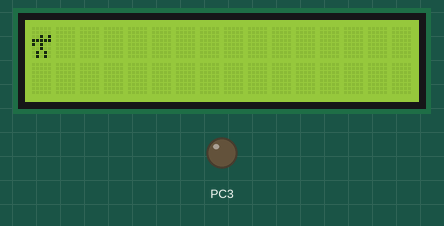
Recording of a program running on a simulated ATmega32, built with avr-gcc and emulated at 8 MHz. On the bench: 16×2 character LCD, output pins drawn as LEDs (lit = HIGH). Wiring (inferred from the names in the program): character LCD (HD44780): RS PA0; R/W PA1; E PA2; data PB0, PB1, PB2, PB3, PB4, PB5, PB6, PB7. Pins used as bus, display or sensor lines are not drawn.

Above: at 0.15 s.
At 1.01 s:
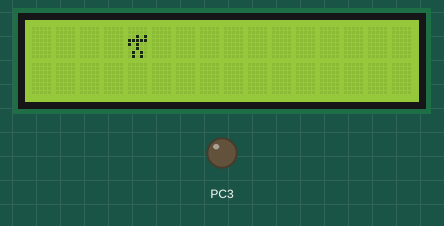
At 1.87 s:
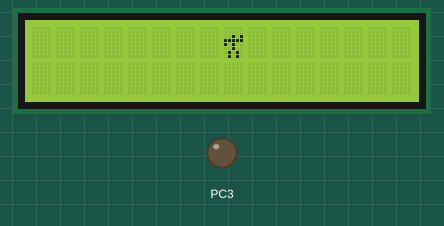
At 3.81 s:
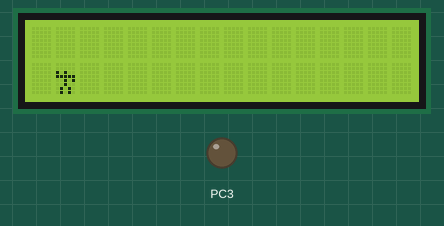
At 5.53 s:
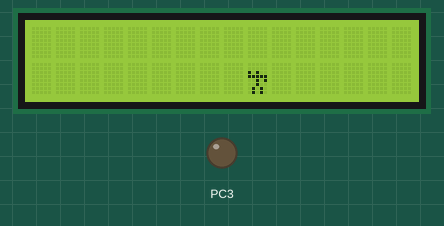
At 7.47 s:
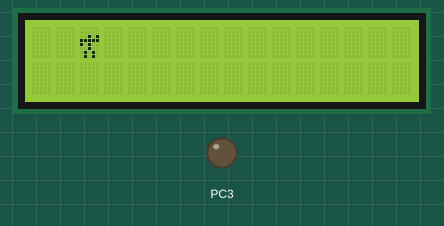

The program:

main.c
```c
/*
 * main.c
 *
 *  Created on: Sep 4, 2022
 *      Author: brbar
 */
//lib
#define CPU 8000000UL
#include <util/delay.h>
#include "STD_TYPES.h"
#include"BIT_MATH.h"

//mcal
#include"DIO_interface.h"

//hal
#include "LCD_interface.h"
#include "LCD_config.h"
#include "LCD_private.h"

u8 array[8]=
{
		0b00000,
		0b00000,
		0b00101,
		0b11111,
		0b10100,
		0b00100,
		0b01010,
		0b01010
};

u8 array2[8]=
{
		0b00000,
		0b00000,
		0b10100,
		0b11111,
		0b00101,
		0b00100,
		0b01010,
		0b01010
};
int main()
{

	DIO_Init();
	LCD_voidInit();
	LCD_voidSendCmd(0b00001100);
	int i=0,j=0,flag=0;
	while(1)
	{

		LCD_voidSendSpecialChar(0,array,j,i);
		_delay_ms(200);
		LCD_voidClear();
		_delay_ms(5);
		LCD_voidSendSpecialChar(0,array2,j,++i);
		_delay_ms(200);
		LCD_voidClear();
		_delay_ms(5);
		i++;
        if (i==16)
        	{j++;i=0;flag++;}
        if (flag==2) {flag=0;j=0;continue;}
	}
	return 0;
}
```

LCD_config.h
```c
#ifndef LCD_CONFIG_H
#define LCD_CONFIG_H

#define CONTROL_PORT DIO_u8_PORTA


#define RS_PIN  DIO_u8_PIN0
#define RW_PIN  DIO_u8_PIN1
#define E_PIN   DIO_u8_PIN2


#define DATA_PORT DIO_u8_PORTB


#endif
```

LCD_interface.h
```c
#ifndef LCD_INTERFACE_H
#define LCD_INTERFACE_H

#define ROW1 0
#define ROW2 1
void LCD_voidInit(void);
void LCD_voidClear(void);
void LCD_voidSendCmd(u8 Copy_u8Cmd);
void LCD_voidSendChar(u8 Copy_u8Char);
void LCD_voidSendString(u8 *Copy_up8Arr);
void LCD_voidGoToRowColumn(u8 Copy_u8Row,u8 Copy_u8Column);
void LCD_voidSendSpecialChar(u8 Copy_u8Index,u8* Copy_pu8SpecialChar,u8 Copy_u8Row,u8 Copy_u8Column);


#endif
```

program.c
```c
#define CPU 8000000UL
#include <util/delay.h>

#include "STD_TYPES.h"
#include"BIT_MATH.h"

#include"DIO_interface.h"

#include "LCD_interface.h"
#include "LCD_config.h"
#include "LCD_private.h"

void LCD_voidInit(void)
{
	_delay_ms(35);
	LCD_voidSendCmd(0b00111000);//functionset
	_delay_us(40);
	LCD_voidSendCmd(0b00001100);//display
	_delay_us(40);
	LCD_voidSendCmd(0b00000001);//clr
	_delay_ms(2);
	LCD_voidSendCmd(0b00001110);//entry mode set

}
void LCD_voidSendCmd(u8 Copy_u8Cmd)
{
	//rs=0
	DIO_u8SetPinValue(CONTROL_PORT,RS_PIN,DIO_u8_LOW);
	//rw=0
	DIO_u8SetPinValue(CONTROL_PORT,RW_PIN,DIO_u8_LOW);
	//send cmd byte to the data pins of LCD
	DIO_u8SetPortValue(DATA_PORT,Copy_u8Cmd);
	//enable pulse e=1,e=0
	DIO_u8SetPinValue(CONTROL_PORT,E_PIN,DIO_u8_HIGH);
	_delay_us(1);
	DIO_u8SetPinValue(CONTROL_PORT,E_PIN,DIO_u8_LOW);
	_delay_us(1);
}
void LCD_voidSendChar(u8 Copy_u8Char)
{
	//rs=1
	DIO_u8SetPinValue(CONTROL_PORT,RS_PIN,DIO_u8_HIGH);
	//rw=0
	DIO_u8SetPinValue(CONTROL_PORT,RW_PIN,DIO_u8_LOW);
	//send cmd byte to the data pins of LCD
	DIO_u8SetPortValue(DATA_PORT,Copy_u8Char);
	//enable pulse e=1,e=0
	DIO_u8SetPinValue(CONTROL_PORT,E_PIN,DIO_u8_HIGH);
	_delay_us(1);
	DIO_u8SetPinValue(CONTROL_PORT,E_PIN,DIO_u8_LOW);
	_delay_us(1);
}
void LCD_voidSendString(u8 *Copy_up8Arr)
{
	int i=0;
	while (Copy_up8Arr[i]!=0)
	{
		LCD_voidSendChar(Copy_up8Arr[i]);
		i++;

	}


}
void LCD_voidClear(void)
{
	LCD_voidSendCmd(0b0000000001);
}
void LCD_voidGoToRowColumn(u8 Copy_u8Row,u8 Copy_u8Column)
{
	if((Copy_u8Row <= ROW2) && (Copy_u8Column < 39))
	{
		switch(Copy_u8Row)
		{
		case ROW1:{LCD_voidSendCmd(0x80+Copy_u8Column);break;}
		case ROW2:{LCD_voidSendCmd(0xC0+Copy_u8Column);break;}
		}
	}
}
/*while (modules != 0)
{
	  Array[i]=num%10;
	  Array[i+1]=int(num/10);
}*/
void LCD_voidSendSpecialChar(u8 Copy_u8Index,u8* Copy_pu8SpecialChar,u8 Copy_u8Row,u8 Copy_u8Column)
{
	u8 Local;
	Local=Copy_u8Index*8;
	LCD_voidSendCmd(0b01000000+Local);//access CGRAM character 0
	for(int i=0;i<=8;i++)
	{
     LCD_voidSendChar(Copy_pu8SpecialChar[i]);
	}

	LCD_voidGoToRowColumn(Copy_u8Row,Copy_u8Column);//access DDRAM
	LCD_voidSendChar(Copy_u8Index);

}
```

BIT_MATH.h
```c
/************************************************************************/
/**************** Name    : Mohamed Ahmed Abdelhamid ********************/
/**************** Date    :       18/06/2020         ********************/
/**************** Driver  :       BIT_MATH_H         ********************/
/**************** Version :          1.0             ********************/
/************************************************************************/

#ifndef BIT_MATH_H
#define BIT_MATH_H

#define SET_BIT(REG,BITNO)  (REG|=(1<<BITNO))
#define CLR_BIT(REG,BITNO)  (REG&=~(1<<BITNO))
#define TOG_BIT(REG,BITNO)  (REG^=(1<<BITNO))
#define GET_BIT(REG,BITNO)  ((REG>>BITNO)&1)

#endif
```

DIO_config.h
```c
/***********************************************************************************/
/*************   			  Name : Mohamed Ahmed  	    ************************/
/*************   			  Date : 	28/08/2022	  	    ************************/
/*************   		 	   SWC :	 DIO		 	    ************************/
/*************   		   Version :     1.0  			    ************************/
/***********************************************************************************/

#ifndef DIO_CONFIG_H
#define DIO_CONFIG_H

/*  options : 1- DIO_u8_INITIAL_INPUT
			  2- DIO_u8_INITIAL_OUTPUT
*/

#define DIO_u8_PA0_INITIAL_DIRECTION 				DIO_u8_INITIAL_OUTPUT
#define DIO_u8_PA1_INITIAL_DIRECTION                DIO_u8_INITIAL_OUTPUT
#define DIO_u8_PA2_INITIAL_DIRECTION                DIO_u8_INITIAL_OUTPUT
#define DIO_u8_PA3_INITIAL_DIRECTION                DIO_u8_INITIAL_INPUT
#define DIO_u8_PA4_INITIAL_DIRECTION                DIO_u8_INITIAL_INPUT
#define DIO_u8_PA5_INITIAL_DIRECTION                DIO_u8_INITIAL_INPUT
#define DIO_u8_PA6_INITIAL_DIRECTION                DIO_u8_INITIAL_INPUT
#define DIO_u8_PA7_INITIAL_DIRECTION                DIO_u8_INITIAL_INPUT

#define DIO_u8_PB0_INITIAL_DIRECTION 				DIO_u8_INITIAL_OUTPUT
#define DIO_u8_PB1_INITIAL_DIRECTION                DIO_u8_INITIAL_OUTPUT
#define DIO_u8_PB2_INITIAL_DIRECTION                DIO_u8_INITIAL_OUTPUT
#define DIO_u8_PB3_INITIAL_DIRECTION                DIO_u8_INITIAL_OUTPUT
#define DIO_u8_PB4_INITIAL_DIRECTION                DIO_u8_INITIAL_OUTPUT
#define DIO_u8_PB5_INITIAL_DIRECTION                DIO_u8_INITIAL_OUTPUT
#define DIO_u8_PB6_INITIAL_DIRECTION                DIO_u8_INITIAL_OUTPUT
#define DIO_u8_PB7_INITIAL_DIRECTION                DIO_u8_INITIAL_OUTPUT

#define DIO_u8_PC0_INITIAL_DIRECTION                DIO_u8_INITIAL_INPUT
#define DIO_u8_PC1_INITIAL_DIRECTION                DIO_u8_INITIAL_INPUT
#define DIO_u8_PC2_INITIAL_DIRECTION                DIO_u8_INITIAL_INPUT
#define DIO_u8_PC3_INITIAL_DIRECTION                DIO_u8_INITIAL_OUTPUT
#define DIO_u8_PC4_INITIAL_DIRECTION                DIO_u8_INITIAL_INPUT
#define DIO_u8_PC5_INITIAL_DIRECTION                DIO_u8_INITIAL_INPUT
#define DIO_u8_PC6_INITIAL_DIRECTION                DIO_u8_INITIAL_INPUT
#define DIO_u8_PC7_INITIAL_DIRECTION                DIO_u8_INITIAL_INPUT

#define DIO_u8_PD0_INITIAL_DIRECTION                DIO_u8_INITIAL_INPUT
#define DIO_u8_PD1_INITIAL_DIRECTION                DIO_u8_INITIAL_INPUT
#define DIO_u8_PD2_INITIAL_DIRECTION                DIO_u8_INITIAL_INPUT
#define DIO_u8_PD3_INITIAL_DIRECTION                DIO_u8_INITIAL_INPUT
#define DIO_u8_PD4_INITIAL_DIRECTION                DIO_u8_INITIAL_INPUT
#define DIO_u8_PD5_INITIAL_DIRECTION                DIO_u8_INITIAL_INPUT
#define DIO_u8_PD6_INITIAL_DIRECTION                DIO_u8_INITIAL_INPUT
#define DIO_u8_PD7_INITIAL_DIRECTION                DIO_u8_INITIAL_INPUT


/*  options : 1- DIO_u8_INITIAL_INPUT_FLOATING
			  2- DIO_u8_INITIAL_INPUT_PULLUP
			  3- DIO_u8_INITIAL_OUTPUT_LOW
			  4- DIO_u8_INITIAL_OUTPUT_HIGH
*/

#define DIO_u8_PA0_INITIAL_VALUE 				DIO_u8_INITIAL_OUTPUT_LOW
#define DIO_u8_PA1_INITIAL_VALUE                DIO_u8_INITIAL_OUTPUT_LOW
#define DIO_u8_PA2_INITIAL_VALUE                DIO_u8_INITIAL_OUTPUT_LOW
#define DIO_u8_PA3_INITIAL_VALUE                DIO_u8_INITIAL_INPUT_FLOATING
#define DIO_u8_PA4_INITIAL_VALUE                DIO_u8_INITIAL_INPUT_FLOATING
#define DIO_u8_PA5_INITIAL_VALUE                DIO_u8_INITIAL_INPUT_FLOATING
#define DIO_u8_PA6_INITIAL_VALUE                DIO_u8_INITIAL_INPUT_FLOATING
#define DIO_u8_PA7_INITIAL_VALUE                DIO_u8_INITIAL_INPUT_FLOATING

#define DIO_u8_PB0_INITIAL_VALUE 				DIO_u8_INITIAL_OUTPUT_LOW
#define DIO_u8_PB1_INITIAL_VALUE                DIO_u8_INITIAL_OUTPUT_LOW
#define DIO_u8_PB2_INITIAL_VALUE                DIO_u8_INITIAL_OUTPUT_LOW
#define DIO_u8_PB3_INITIAL_VALUE                DIO_u8_INITIAL_OUTPUT_LOW
#define DIO_u8_PB4_INITIAL_VALUE                DIO_u8_INITIAL_OUTPUT_LOW
#define DIO_u8_PB5_INITIAL_VALUE                DIO_u8_INITIAL_OUTPUT_LOW
#define DIO_u8_PB6_INITIAL_VALUE                DIO_u8_INITIAL_OUTPUT_LOW
#define DIO_u8_PB7_INITIAL_VALUE                DIO_u8_INITIAL_OUTPUT_LOW

#define DIO_u8_PC0_INITIAL_VALUE                DIO_u8_INITIAL_INPUT_FLOATING
#define DIO_u8_PC1_INITIAL_VALUE                DIO_u8_INITIAL_INPUT_FLOATING
#define DIO_u8_PC2_INITIAL_VALUE                DIO_u8_INITIAL_INPUT_FLOATING
#define DIO_u8_PC3_INITIAL_VALUE                DIO_u8_INITIAL_OUTPUT_LOW
#define DIO_u8_PC4_INITIAL_VALUE                DIO_u8_INITIAL_INPUT_FLOATING
#define DIO_u8_PC5_INITIAL_VALUE                DIO_u8_INITIAL_INPUT_FLOATING
#define DIO_u8_PC6_INITIAL_VALUE                DIO_u8_INITIAL_INPUT_FLOATING
#define DIO_u8_PC7_INITIAL_VALUE                DIO_u8_INITIAL_INPUT_FLOATING

#define DIO_u8_PD0_INITIAL_VALUE                DIO_u8_INITIAL_INPUT_FLOATING
#define DIO_u8_PD1_INITIAL_VALUE                DIO_u8_INITIAL_INPUT_FLOATING
#define DIO_u8_PD2_INITIAL_VALUE                DIO_u8_INITIAL_INPUT_FLOATING
#define DIO_u8_PD3_INITIAL_VALUE                DIO_u8_INITIAL_INPUT_FLOATING
#define DIO_u8_PD4_INITIAL_VALUE                DIO_u8_INITIAL_INPUT_FLOATING
#define DIO_u8_PD5_INITIAL_VALUE                DIO_u8_INITIAL_INPUT_FLOATING
#define DIO_u8_PD6_INITIAL_VALUE                DIO_u8_INITIAL_INPUT_FLOATING
#define DIO_u8_PD7_INITIAL_VALUE                DIO_u8_INITIAL_INPUT_FLOATING


#endif
```

DIO_interface.h
```c
/***********************************************************************************/
/*************   			  Name : Mohamed Ahmed  	    ************************/
/*************   			  Date : 	25/08/2022	  	    ************************/
/*************   		 	   SWC :	 DIO		 	    ************************/
/*************   		   Version :     1.0  			    ************************/
/***********************************************************************************/


#ifndef DIO_INTERFACE_H
#define DIO_INTERFACE_H

/* Macros for PORTS ID  */
#define DIO_u8_PORTA         0
#define DIO_u8_PORTB         1
#define DIO_u8_PORTC         2
#define DIO_u8_PORTD         3

/*
typedef enum {
	DIO_u8_PORTA
	DIO_u8_PORTB
	DIO_u8_PORTC
	DIO_u8_PORTD
}DIO_PORTS;
*/

/* Macros for PIN ID  */
#define DIO_u8_PIN0         0
#define DIO_u8_PIN1         1
#define DIO_u8_PIN2         2
#define DIO_u8_PIN3         3
#define DIO_u8_PIN4         4
#define DIO_u8_PIN5         5
#define DIO_u8_PIN6         6
#define DIO_u8_PIN7         7

/* Macros for PIN Direction  */
#define DIO_u8_INPUT          0
#define DIO_u8_OUTPUT         1

/* Macros for PIN Value  */
#define DIO_u8_LOW            0
#define DIO_u8_HIGH           1


/* Prototypes of the DIO driver */
void DIO_Init(void);

u8 DIO_u8SetPinDirection	(u8 Copy_u8PortId , u8 Copy_u8PinId , u8 Copy_u8PinDirection);

u8 DIO_u8SetPinValue		(u8 Copy_u8PortId , u8 Copy_u8PinId , u8 Copy_u8PinValue    );

u8 DIO_u8GetPinValue		(u8 Copy_u8PortId , u8 Copy_u8PinId , u8 *Copy_pu8ReturnedPinValue);

u8 DIO_u8SetPortDirection	(u8 Copy_u8PortId , u8 Copy_u8PortDirection);

u8 DIO_u8SetPortValue		(u8 Copy_u8PortId , u8 Copy_u8PortValue     );

u8 DIO_u8GetPortValue		(u8 Copy_u8PortId , u8 *Copy_pu8ReturnedPortValue);


#endif
```

DIO_private.h
```c
/***********************************************************************************/
/*************   			  Name : Mohamed Ahmed  	    ************************/
/*************   			  Date : 	25/08/2022	  	    ************************/
/*************   		 	   SWC :	 DIO		 	    ************************/
/*************   		   Version :     1.0  			    ************************/
/***********************************************************************************/

#ifndef DIO_PRIVATE_H
#define DIO_PRIVATE_H

/* Macros for HW Registers */
#define PORTA_u8_REG       *((volatile u8*)0x3B)
#define DDRA_u8_REG    	   *((volatile u8*)0x3A)
#define PINA_u8_REG        *((volatile u8*)0x39)

#define PORTB_u8_REG       *((volatile u8*)0x38)
#define DDRB_u8_REG    	   *((volatile u8*)0x37)
#define PINB_u8_REG        *((volatile u8*)0x36)

#define PORTC_u8_REG       *((volatile u8*)0x35)
#define DDRC_u8_REG    	   *((volatile u8*)0x34)
#define PINC_u8_REG        *((volatile u8*)0x33)

#define PORTD_u8_REG       *((volatile u8*)0x32)
#define DDRD_u8_REG    	   *((volatile u8*)0x31)
#define PIND_u8_REG        *((volatile u8*)0x30)

/* Macros for the Direction of the PINS in Config File */
#define DIO_u8_INITIAL_INPUT           0
#define DIO_u8_INITIAL_OUTPUT          1

/* Macros for the Value of the PINS in Config File */
#define DIO_u8_INITIAL_INPUT_FLOATING     0
#define DIO_u8_INITIAL_INPUT_PULLUP       1
#define DIO_u8_INITIAL_OUTPUT_LOW         0
#define DIO_u8_INITIAL_OUTPUT_HIGH        1

/* Macros for CONC */
#define CONC(b7,b6,b5,b4,b3,b2,b1,b0)                CONC_HELP(b7,b6,b5,b4,b3,b2,b1,b0)
#define CONC_HELP(b7,b6,b5,b4,b3,b2,b1,b0)           0b##b7##b6##b5##b4##b3##b2##b1##b0

#endif
```

LCD_private.h
```c

```

STD_TYPES.h
```c
#ifndef STD_TYPES_H
#define STD_TYPES_H

/* Unsigned Data Types */
typedef unsigned char      u8 ;  //1  Bytes
typedef unsigned short int u16;  //2 Bytes
typedef unsigned int       u32;  //4 Bytes
typedef unsigned long int  u64;  //8 Bytes
/* Signed Data Types */
typedef signed char        s8 ;  //1 Bytes
typedef signed short int   s16;  //2 Bytes
typedef signed int         s32;  //4 Bytes
typedef signed long int    s64;  //8 Bytes
/* Floating Data Types */
typedef float              f32 ; //4 Bytes
typedef double             f64 ; //8 Bytes
typedef long double        f128; //16 Bytes

/* check Error Status Macro */
#define  STD_TYPES_OK             1
#define  STD_TYPES_NOK            0

/* NULL Macro */
#define  NULL      ((void*)0)


#endif
```

Source omitted: DIO_program.c (9094 bytes)

Measured:
- by itself, everything shown: repeats every 6.9 s, in 32 steps
